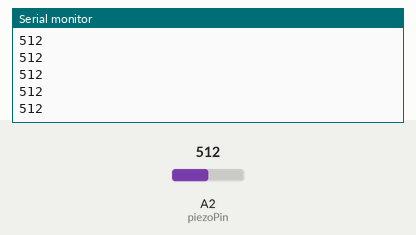
Recording of a sketch running on a simulated Arduino Uno, built with avr-gcc and run on an emulated ATmega328P. On the bench: the last lines printed to the serial monitor. Inputs (shaded band) come from the test bench; at power-on: A2 (piezoPin) = 512.

Above: at 1.2 s.
1.3 s: A2 (piezoPin) set to 716
At 1.41 s:
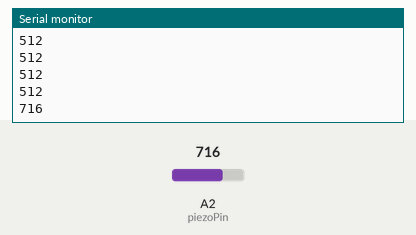
2.8 s: A2 (piezoPin) set to 900
At 2.81 s:
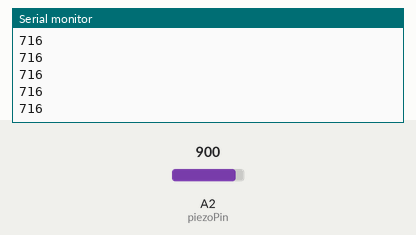
Timing chart, 0 to 5.8 s (numbered marks = the images above; inputs shaded):
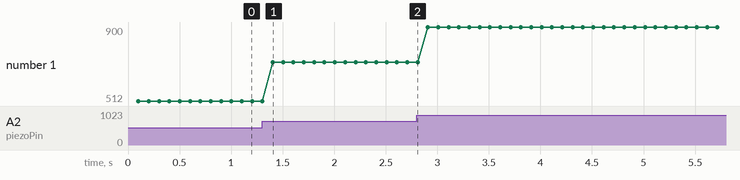

Measured:
- after the input at 1.3 s, the serial monitor: prints a new line after 0.10 s (image 1)
- plotted number 1: 512 → 716 after the input at 1.3 s, 716 → 900 after the input at 2.8 s

The sketch:

ejercicio8.ino
```cpp
int piezoPin = 2; // conecta el piezo al pin 2 analógico
int Valorpiezo = 0; // variable que recoge el valor del piezo
void setup(){
Serial.begin(9600); // abro el serial para ver el valor que me da el piezo
}
void loop(){
Valorpiezo = analogRead(piezoPin); // le paso el valor analógico que leo del piezo
delay(100);
Serial.println(Valorpiezo); // muestra en el monitor serie el valor del piezo
/*
ahora ya podemos utilizar ese valor (Valorpiezo) para lo que queramos: generar un tono, activar
un led, cambiar el color RGB, encender un relay, etc.
*/
}
```
